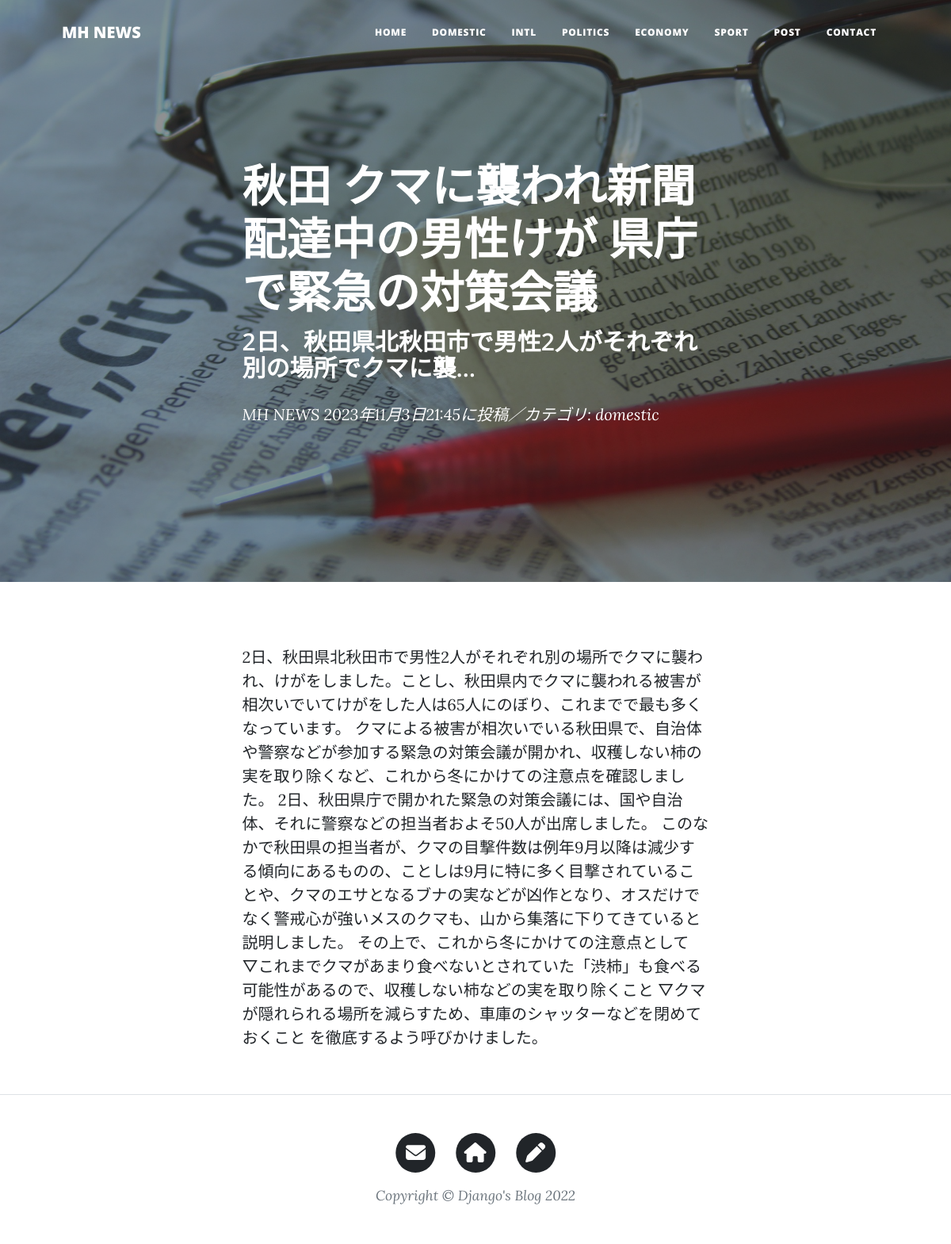
The app's page /news-detail/2/ with its own data.
### blogapp/models.py (models this page shows, shortened)
class NewsPost(models.Model):
    CATEGORY = (('domestic', '国内'),
                ('intl', '国際'),
                ('politics', '政治'),
                ('economy', '経済'),
                ('sport', 'スポーツ'),
                )
    title = models.CharField(
        verbose_name='タイトル',
        max_length=200
        )
    content = models.TextField(
        verbose_name = "本文"
        )
    posted_at = models.DateTimeField(
        verbose_name = "投稿日時",
        auto_now_add = True
        )
    category = models.CharField(
        verbose_name = "カテゴリ",
        max_length = 50,
        choices = CATEGORY
        )

### blogapp/views.py (the view)
class NewsDetail(DetailView):
    template_name = 'post.html'
    model = NewsPost

### blogapp/templates/post.html (shortened to what this page needs)
{% extends 'base.html' %}
{% load static %}
    {% block header %}
    <header class="masthead"
            style="background-image: url({% static 'assets/img/post-bg2.jpg' %})">
        <div class="container position-relative px-4 px-lg-5">
            <div class="row gx-4 gx-lg-5 justify-content-center">
                <div class="col-md-10 col-lg-8 col-xl-7">
                    <div class="post-heading">
                        <h1>{{object.title}}</h1>
                        <h2 class="subheading">
                            {{object.content|truncatechars:30}}</h2>
                        <span class="meta">
                            <a href={% url 'blogapp:index' %}>MH NEWS</a>
                            {{object.posted_at}}に投稿／カテゴリ:
                            {{object.category}}</span>
                    </div>
                </div>
            </div>
        </div>
    </header>
    {% endblock %}
    {% block contents %}
    <article class="mb-4">
        <div class="container px-4 px-lg-5">
            <div class="row gx-4 gx-lg-5 justify-content-center">
                <div class="col-md-10 col-lg-8 col-xl-7">
                    <p>{{object.content}}</p>
                </div>
            </div>
        </div>
    </article>
    {% endblock %}

### records on screen
NewsPost: title "秋田 クマに襲われ新聞配達中の男性けが 県庁で緊急の対策会議", content "2日、秋田県北秋田市で男性2人がそれぞれ別の場所でクマに襲…", posted_at "2023年11月3日21:45", category "domestic", content "2日、秋田県北秋田市で男性2人がそれぞれ別の場所でクマに襲われ、けがをしました。ことし、秋田県内でクマに襲われる被害が相次いでいてけがをした人は65人にのぼり、これまでで最も多くなっています。 クマによる被害が相次いでいる秋田県で、自治体や警察などが参加する緊急の対策会議が開かれ、収穫しない柿の実を取り除くなど、これから冬にかけての注意点を確認しました。 2日、秋田県庁で開かれた緊急の対策会議には、国や自治体、それに警察などの担当者およそ50人が出席しました。 このなかで秋田県の担当者が、クマの目撃件数は例年9月以降は減少する傾向にあるものの、ことしは9月に特に多く目撃されていることや、クマのエサとなるブナの実などが凶作となり、オスだけでなく警戒心が強いメスのクマも、山から集落に下りてきていると説明しました。 その上で、これから冬にかけての注意点として ▽これまでクマがあまり食べないとされていた「渋柿」も食べる可能性があるので、収穫しない柿などの実を取り除くこと ▽クマが隠れられる場所を減らすため、車庫のシャッターなどを閉めておくこと を徹底するよう呼びかけました。"
